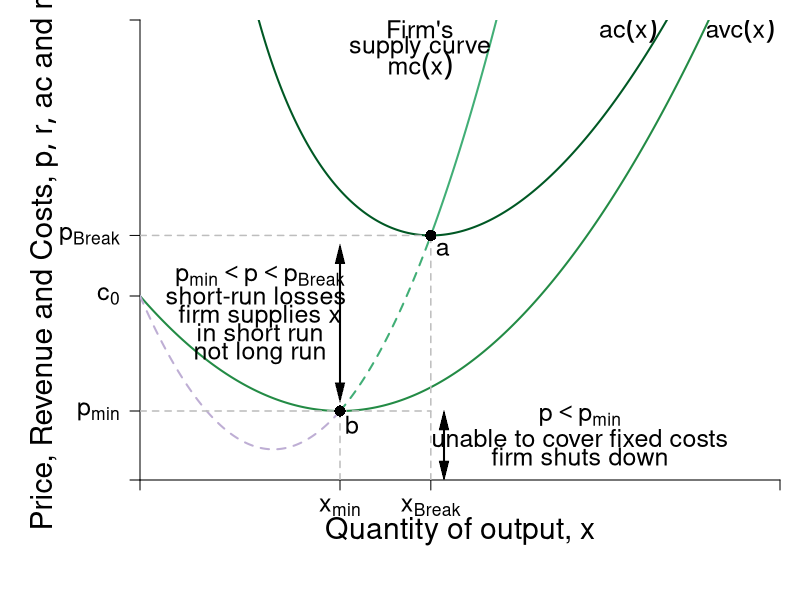

This chart was generated by the following R code:
#Graph Designer: Simon Halliday
#Authors: Bowles, Foley and Halliday
#Title: Coordination, Conflict and Competition: A Text in Microeconomics

require(shape)
pdf(file = "firmmarketsupply/supply_upward_cube.pdf", width = 9, height = 7)

#Set parameters for graphics
axislabelsize <- 1.8
labelsize <- 1.5
namesize <- 1.8
annotatesize <- 1.5
graphlinewidth <- 2
segmentlinewidth <- 1.5

COL <- c("#7fc97f", "#beaed4", "#fdc086", "#ffff99", "#386cb0", "#f0027f", "#bf5b17", "#666666")
COLA <- c("#e0f3db", "#99d8c9","#66c2a4","#41ae76", "#238b45", "#005824")
COLB <- c("#c6dbef", "#4eb3d3", "#2b8cbe", "#0868ac","#084081")

#Edited the margins to cater for the larger LHS labels
par(mar =  c(6, 7, 1, 1))

AvgRevenue <- function(x, rmax = 12, xmax = 12){
  rmax - (rmax/xmax)*x
}

MRevenue <- function(x, rmax = 12, xmax = 12){
  rmax - 2*(rmax/xmax)*x
}

Cost <- function(x, c0 = 6, c1 = 2, c2 = -0.5, c3 = 0.3){
  c0 + c1*x + c2*x^2 + c3*x^3 
}

AvgCost <- function(x, c0 = 6, c1 = 2, c2 = -1, c3 = 0.2){
  c0/x + c1 + c2*x + c3*x^2
}

AvgVarCost <- function(x, c0 = 6, c1 = 2, c2 = -1, c3 = 0.2){
  c1 + c2*x + c3*x^2
}

MCost <- function(x, c1 = 2, c2 = -1, c3 = 0.2){
  c1 + 2*c2*x + 3*c3*x^2
}

xlims <- c(0, 8)
ylims <- c(0, 5)

npts <- 501 

plot(0, 0, xlim = xlims, ylim = ylims, type = "n",
     xlab = expression(paste("")),
     ylab = expression(paste("")), 
     xaxt = "n", 
     yaxt = "n", 
     cex.lab = axislabelsize, 
     bty = "n",
     xaxs = "i", 
     yaxs = "i")


ticksy <- c(0, 2, MCost(x = 5/2), MCost(x = 3.63514), ylims[2])
ylabels <- c(NA, expression(paste(c[0])), expression(paste(p[min])),expression(paste(p[Break])), NA)
ticksx <- c(0, 5/2, 3.63514, xlims[2])
xlabels <- c(NA, expression(paste(x[min])), expression(paste(x[Break])), NA)

axis(1, at = ticksx, pos = 0, labels = xlabels, cex.axis = labelsize)
axis(2, at = ticksy, pos = 0, labels = ylabels, las = 1, cex.axis = labelsize)

npts <- 500 
xx1 <- seq(xlims[1], xlims[2], length.out = npts)
xx2 <- seq(5/2, 3.63514, length.out = npts)
xx4 <- seq(3.63514, xlims[2], length.out = npts)
xx3 <- seq(0, 5/2, length.out = npts)


lines(xx1, AvgCost(xx1), col = COLA[6], lwd = graphlinewidth)
lines(xx1, AvgVarCost(xx1), col = COLA[5], lwd = graphlinewidth)
lines(xx4, MCost(xx4), col = COLA[4], lwd = graphlinewidth)
lines(xx2, MCost(xx2), col = COLA[4], lwd = graphlinewidth, lty = 2)
lines(xx3, MCost(xx3), col = COL[2], lwd = graphlinewidth, lty = 2)

#Label the axes
mtext(expression(paste("Quantity of output, ", x)), side = 1, line = 2.5, cex = axislabelsize)
text(-1.2, 0.5*ylims[2], expression(paste("Price, Revenue and Costs, ", list(p, r, ac), " and ", mc)), xpd = TRUE, cex = axislabelsize, srt = 90) 

#Label curves
text(6.1, 4.9, expression(paste(ac(x))), cex = labelsize)
text(7.5, 4.9, expression(paste(avc(x))), cex = labelsize)
text(3.5, 4.9, expression(paste("Firm's")), cex = labelsize)
text(3.5, 4.7, expression(paste("supply curve")), cex = labelsize)
text(3.5, 4.5, expression(paste(mc(x))), cex = labelsize)

#Draw segments for total costs
segments(0, MCost(x = 5/2), 3.63514, MCost(x = 5/2), lty = 2, col = "gray" , lwd = segmentlinewidth)
segments(5/2, 0, 5/2, MCost(x = 5/2), lty = 2, col = "gray" , lwd = segmentlinewidth)


segments(0, MCost(x = 3.63514), 3.63514, MCost(x = 3.63514), lty = 2, col = "gray" , lwd = segmentlinewidth)
segments(3.63514, 0, 3.63514, MCost(x = 3.63514), lty = 2, col = "gray" , lwd = segmentlinewidth)


#Label Points for comparison
points(3.63514, MCost(x = 3.63514), pch = 16, col = "black", cex = 1.5)
text(3.63514 + 0.15, MCost(x = 3.63514) - 0.15, expression(a), cex = labelsize)

points(5/2, MCost(x = 5/2), pch = 16, col = "black", cex = 1.5)
text(5/2 + 0.15, MCost(x = 5/2) - 0.15, expression(b), cex = labelsize)

#Arrow to for sr losses
text(1.5, 2.22, expression(paste(p[min] < p, phantom() < p[Break])), cex = labelsize)
text(1.45, 2, expression(paste("short-run losses")), cex = labelsize)
text(1.5, 1.78, expression(paste("firm supplies x")), cex = labelsize)
text(1.5, 1.6, expression(paste("in short run")), cex = labelsize)
text(1.5, 1.38, expression(paste("not long run")), cex = labelsize)

Arrows(2.5 , MCost(x = 5/2) + 0.2, 2.5, MCost(x = 3.63514) - 0.2, col = "black", code = 3, lty = 1, lwd = 2, arr.type = "triangle", arr.lwd = 0.5)


#Arrow to for sr shutdown
text(5.5, 0.7, expression(paste(p < p[min])), cex = labelsize)
text(5.5, 0.45, expression(paste("unable to cover fixed costs")), cex = labelsize)
text(5.5, 0.25, expression(paste("firm shuts down")), cex = labelsize)
Arrows(3.8, 0.1, 3.8, MCost(x = 5/2) - 0.1, col = "black", code = 3, lty = 1, lwd = 2, arr.type = "triangle", arr.lwd = 0.5)


dev.off()
